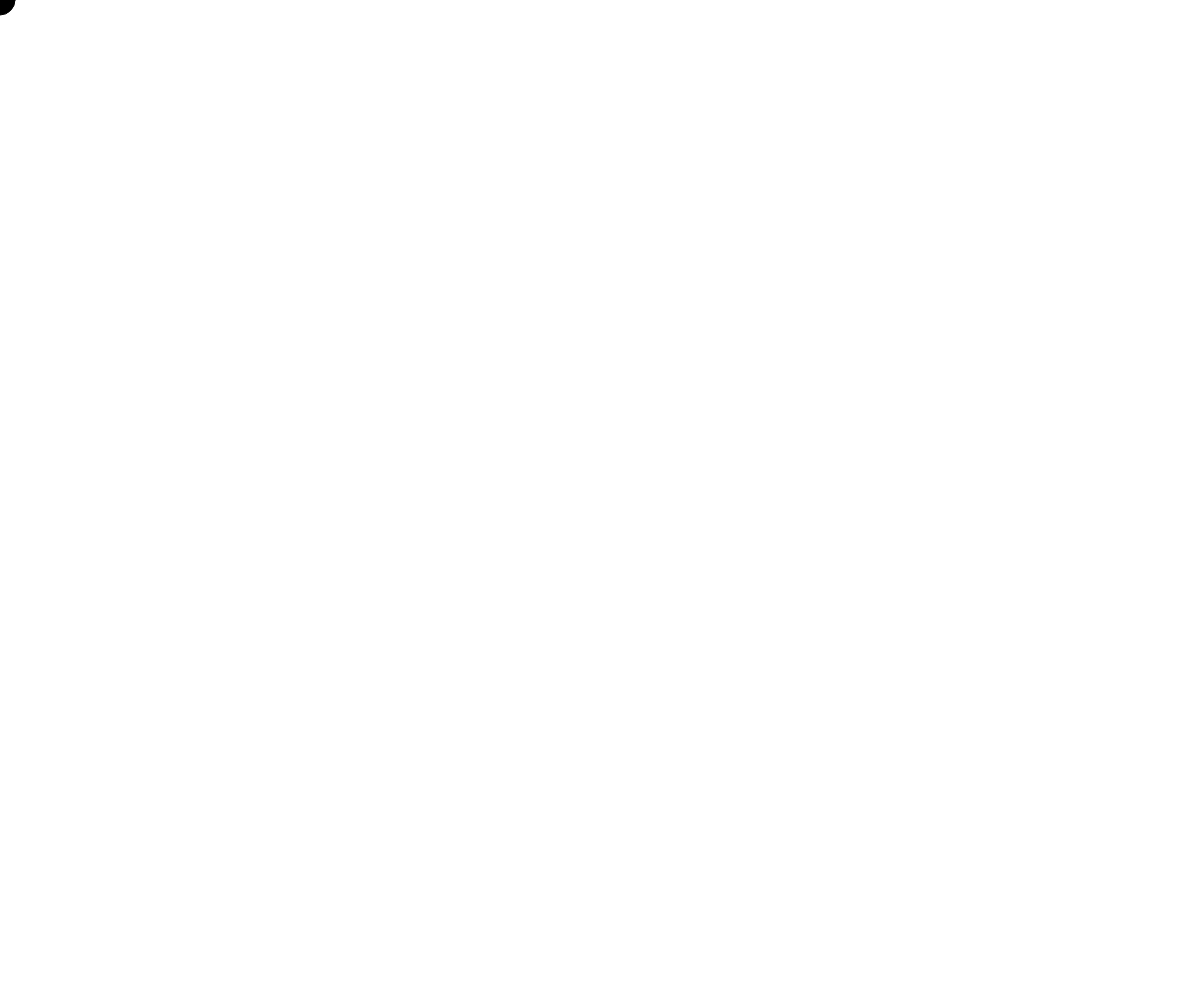
Frame 1 (no input)
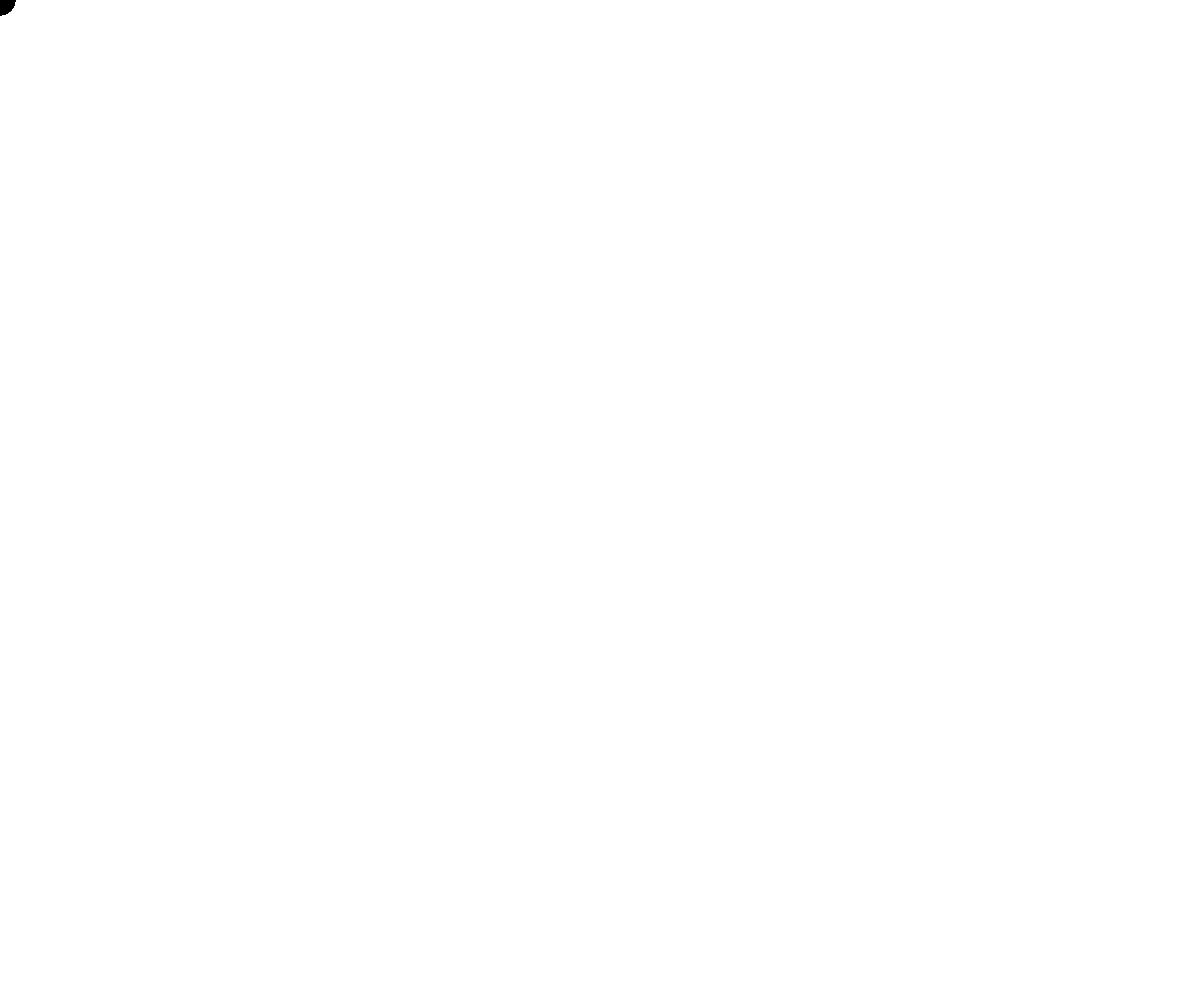
Frame 60 (no input)
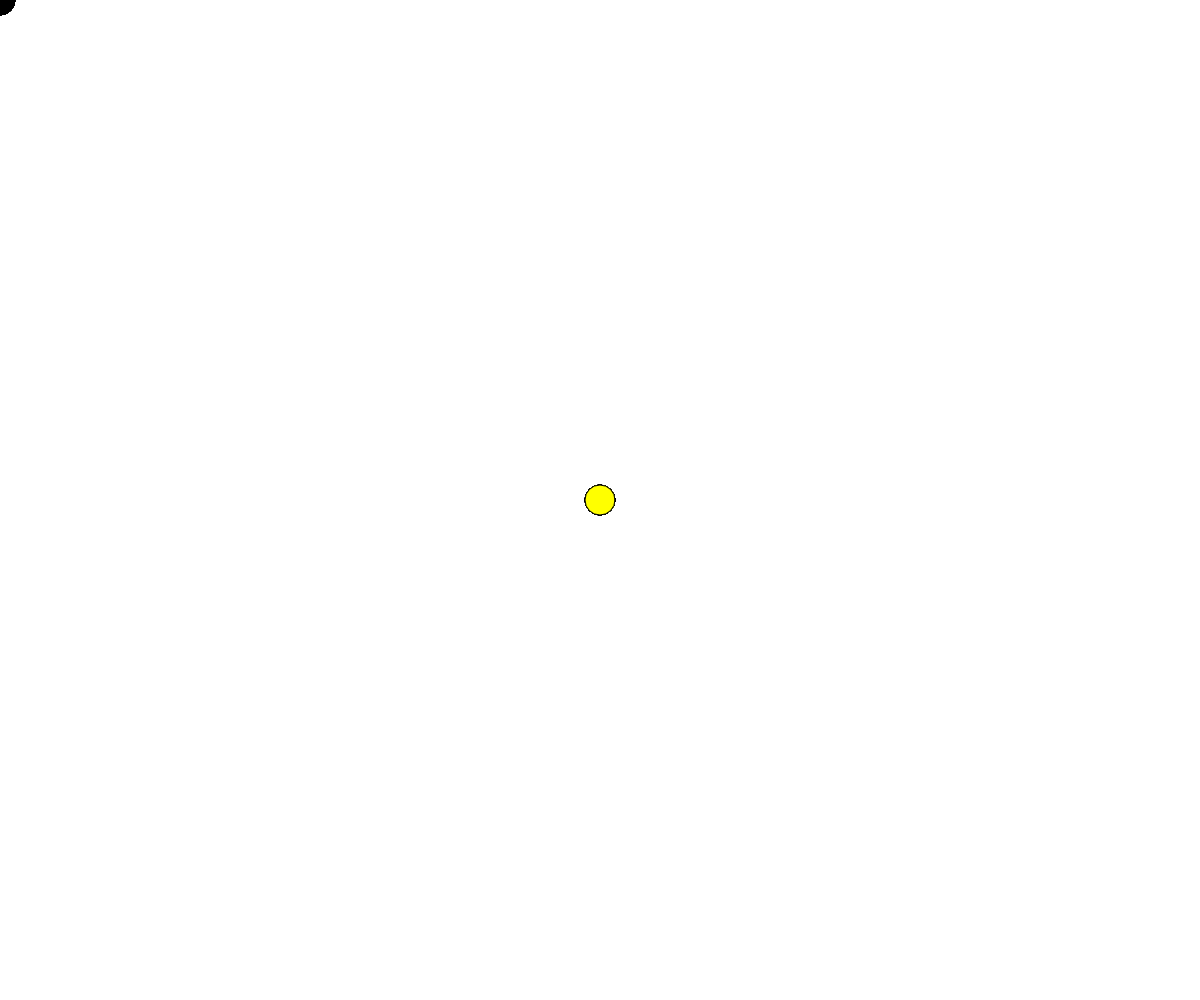
Frame 120 (the mouse pressed at the canvas centre since frame 60)

The p5.js sketch that drew these frames (run headless with seeded random() and noise() and a simulated clock; from frame 60 on, the mouse is pressed at the canvas centre):

// p5.js sketch
// ── sketch.js
// Mr. Scott
// Interactive Programs

function setup() { //runs ONCE at the start
  createCanvas(windowWidth, windowHeight);
}

function draw() { //runs OVER and OVER
                  //targeting 60 frames per second
  //background(220);
  fill(mouseY,mouseX,0);
  circle(mouseX, mouseY, 30);
}
